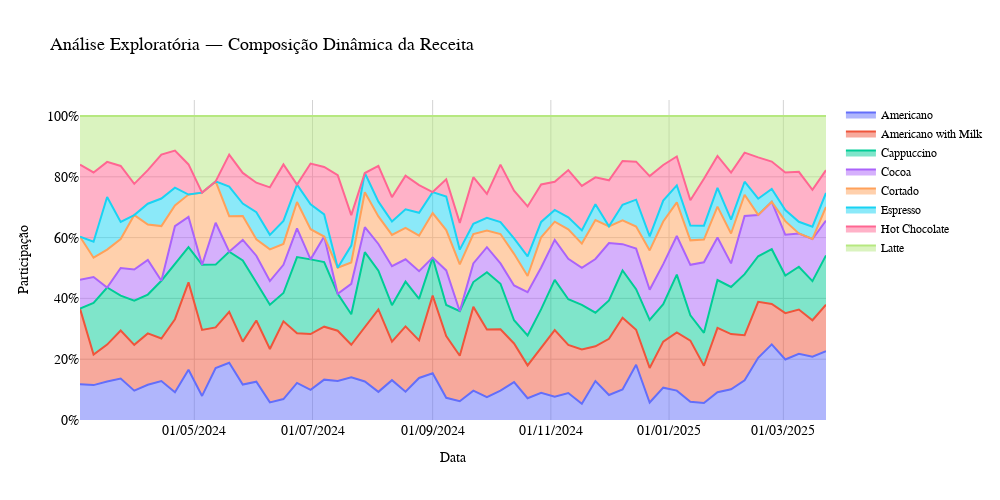

Write notebook code for a chart like this one.
### Code cell
daily_revenue = (database_vendas.groupby(["sale_date", "item"])["price"]
                 .sum().reset_index(name="daily_revenue"))

daily_revenue["sale_date"] = pd.to_datetime(daily_revenue["sale_date"])
daily_revenue = daily_revenue.set_index("sale_date")

weekly_revenue = (daily_revenue.groupby("item")
                  .resample("W")["daily_revenue"]
                  .mean()
                  .reset_index())

weekly_revenue["total_week"] = weekly_revenue.groupby("sale_date")["daily_revenue"].transform("sum")
weekly_revenue["percentage_revenue"] = weekly_revenue["daily_revenue"] / weekly_revenue["total_week"] * 100

figure7 = px.area(
    weekly_revenue, 
    x = "sale_date", y = "percentage_revenue", color = "item",
    labels = {"sale_date": "Data", "percentage_revenue": "Participação", "item": "Item"},
    title = "Análise Exploratória — Composição Dinâmica da Receita", width = 1000, height = 500
)

figure7.update_layout(
    title_font_size = 18,
    font = dict(size = 14, family = "Arial", color = "black"),
    plot_bgcolor = "white",
    paper_bgcolor = "white",
    legend = dict(title = "", font_size = 12, bgcolor = "rgba(0,0,0,0)"),
    xaxis = dict(showgrid = True, gridcolor = "lightgrey", zeroline = False, title_font_size = 14, tickformat = "%d/%m/%Y"),
    yaxis = dict(showgrid = True, gridcolor = "lightgrey", zeroline = False, title_font_size = 14, ticksuffix = "%")
)

# figure7.show()
